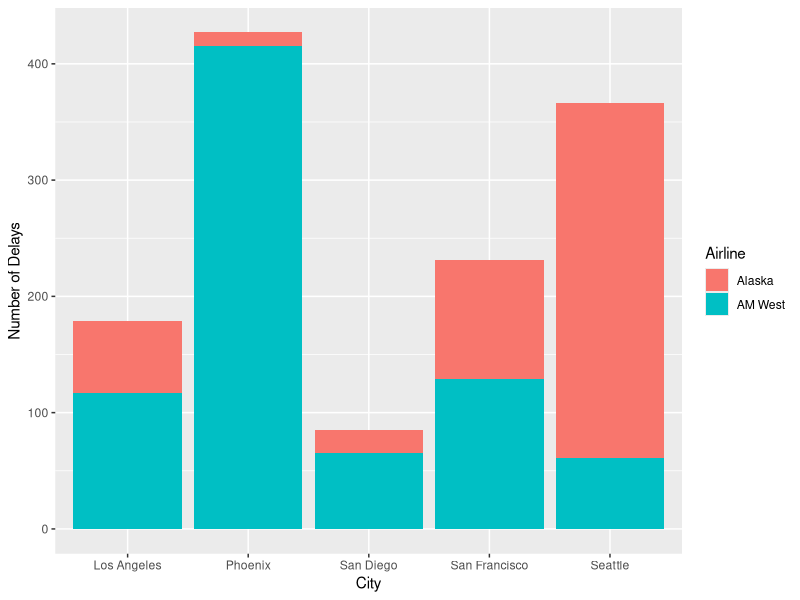

Recreate this plot in R.
## ---- chunk 1
knitr::opts_chunk$set(echo = TRUE)
## ---- chunk 2
library(tidyverse)
library(tidyr)
library(dplyr)
library(ggplot2)
## ---- chunk 3
flights_wide <- read.csv(file="flights_wk4.csv")
glimpse(flights_wide)
## ---- chunk 4
flights_long <- flights_wide %>%
  pivot_longer(cols = c("Los.Angeles", "Phoenix", "San.Diego", "San.Francisco", "Seattle"),
               names_to = "city",
               values_to = "count")

knitr::kable(flights_long)
## ---- chunk 5
flights_tidy <- flights_long %>%
  pivot_wider(names_from = flight.status,
              values_from = count)

knitr::kable(flights_tidy)
## ---- chunk 6
colnames(flights_tidy)[which(names(flights_tidy) == "on time")] <- "on_time"

flights_tidy$city <- gsub("\\.", " ", flights_tidy$city)

knitr::kable(flights_tidy)
## ---- chunk 7
al_total <- sum(flights_tidy[which(flights_tidy$airline == "Alaska"), 4])
al_total

am_total <- sum(flights_tidy[which(flights_tidy$airline == "AM West"), 4])
am_total
## ---- chunk 8
flights_tidy <- flights_tidy %>%
  mutate(delayed_pct = delayed / (on_time + delayed))

flights_tidy <- flights_tidy %>%
  arrange(desc(delayed_pct))

knitr::kable(flights_tidy)
## ---- chunk 9
ggplot(flights_tidy, aes(x = city, y = delayed, fill = airline)) + 
    geom_bar(position="stack", stat="identity") +
    labs(x = "City", y = "Number of Delays", fill = "Airline")
